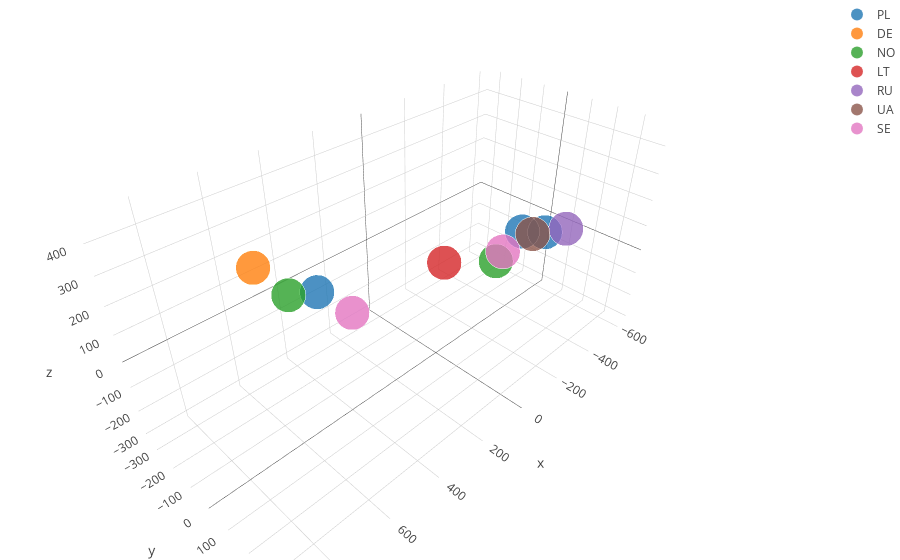

This figure's notebook cell:
### Code cell
def plot_R3(df, batch_size):
    """
    Wykres 3 wymiary, przyjmujemy "surową" macierz 
    """
    new_data = ipca_fun(df,3,batch_size)
    new_data['@C#ountry']=df['@C#ountry']
    
    countries=new_data["@C#ountry"].unique()
    it = 0
    x,y,z=[],[],[]
    data= []
    for i in countries:
        country_data = new_data.loc[new_data["@C#ountry"] == i]
        x.append(country_data[0])
        y.append(country_data[1])
        z.append(country_data[2])

        trace = go.Scatter3d(
            x=x[it],
            y=y[it],
            z=z[it],
            name = i,
            mode='markers',
            marker=dict(
                size=12,
                line=dict(
                    color='rgba(217, 217, 217, 0.14)',
                    width=0.5
                ),
                opacity=0.8
            )
        )

        data.append(trace)
        it+=1
    layout = go.Layout(
        margin=dict(
            l=0,
            r=0,
            b=0,
            t=0
        )
    )


    fig = go.Figure(data=data, layout=layout)
    iplot(fig, filename='simple-3d-scatter')
    
plot_R3(df,12)

### Figure 1 — Plotly figure (JSON) as saved in the notebook; plotly's stock layout.template omitted (floating-point values rounded to 4 significant figures)
{"data": [{"marker": {"line": {"color": "rgba(217, 217, 217, 0.14)", "width": 0.5}, "opacity": 0.8, "size": 12}, "mode": "markers", "name": "PL", "type": "scatter3d", "uid": "847b1832-d7ab-4974-b6b0-a33e6d251555", "x": [-484.4, 289.9, -379.4], "y": [84.06, -294.3, 55.54], "z": [15.25, -53.73, 50.95]}, {"marker": {"line": {"color": "rgba(217, 217, 217, 0.14)", "width": 0.5}, "opacity": 0.8, "size": 12}, "mode": "markers", "name": "DE", "type": "scatter3d", "uid": "8f89cd61-7d96-4173-bd98-14d35b6fb79a", "x": [893.3, 742.1], "y": [367.2, 110.2], "z": [-302.3, 458.4]}, {"marker": {"line": {"color": "rgba(217, 217, 217, 0.14)", "width": 0.5}, "opacity": 0.8, "size": 12}, "mode": "markers", "name": "NO", "type": "scatter3d", "uid": "2096222e-5ec4-4bed-8b95-56f96f635d14", "x": [377.8, -154.9], "y": [-336.7, 116.2], "z": [-43.0, 56.89]}, {"marker": {"line": {"color": "rgba(217, 217, 217, 0.14)", "width": 0.5}, "opacity": 0.8, "size": 12}, "mode": "markers", "name": "LT", "type": "scatter3d", "uid": "46bc2160-2594-4982-bd6e-825cb2cc3fc7", "x": [-121.4], "y": [-84.63], "z": [-28.23]}, {"marker": {"line": {"color": "rgba(217, 217, 217, 0.14)", "width": 0.5}, "opacity": 0.8, "size": 12}, "mode": "markers", "name": "RU", "type": "scatter3d", "uid": "27308fa9-b0a2-4af8-af36-5041681c6ba0", "x": [-602.5], "y": [100.9], "z": [-12.76]}, {"marker": {"line": {"color": "rgba(217, 217, 217, 0.14)", "width": 0.5}, "opacity": 0.8, "size": 12}, "mode": "markers", "name": "UA", "type": "scatter3d", "uid": "3469d5c1-5795-45cb-b0c2-a440a902ea86", "x": [-463.4], "y": [46.12], "z": [0.2414]}, {"marker": {"line": {"color": "rgba(217, 217, 217, 0.14)", "width": 0.5}, "opacity": 0.8, "size": 12}, "mode": "markers", "name": "SE", "type": "scatter3d", "uid": "c948678a-f3fc-4b4b-9b45-b0f574141415", "x": [-334.9, 237.7], "y": [11.36, -175.8], "z": [-34.83, -106.8]}], "layout": {"margin": {"b": 0, "l": 0, "r": 0, "t": 0}}}
